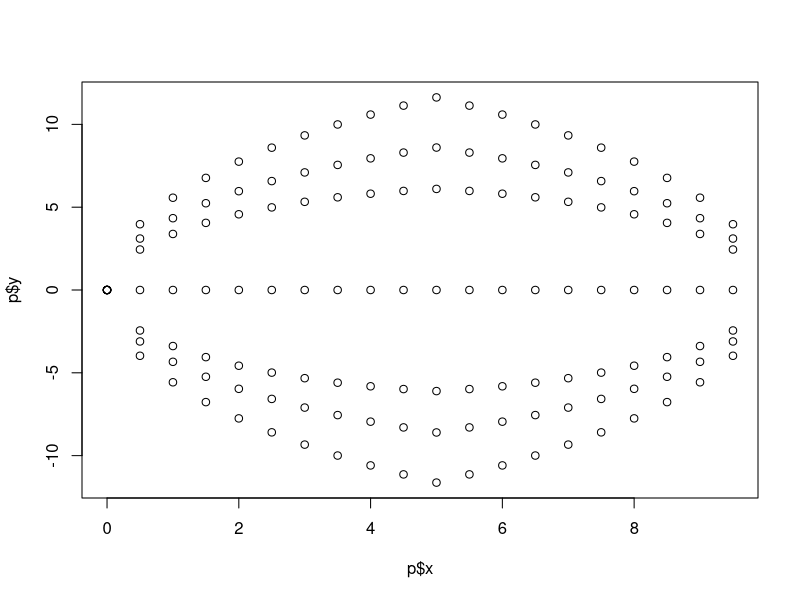
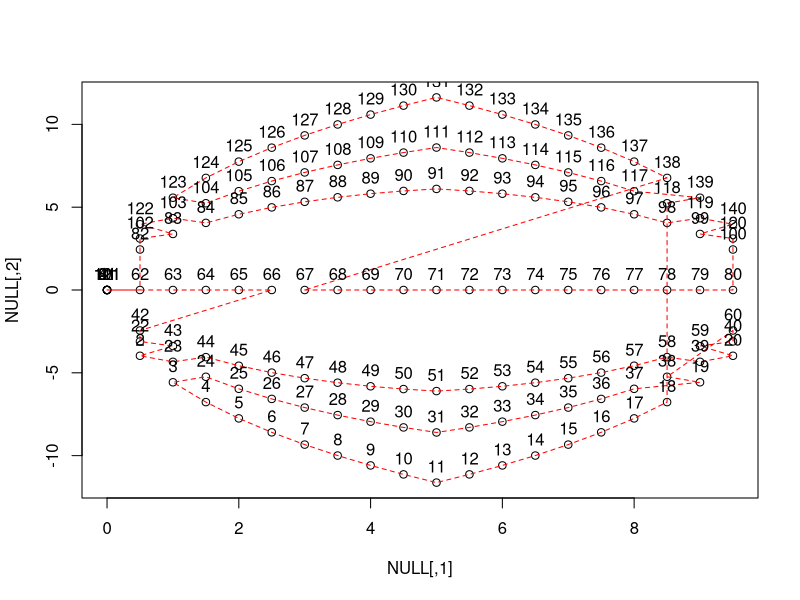
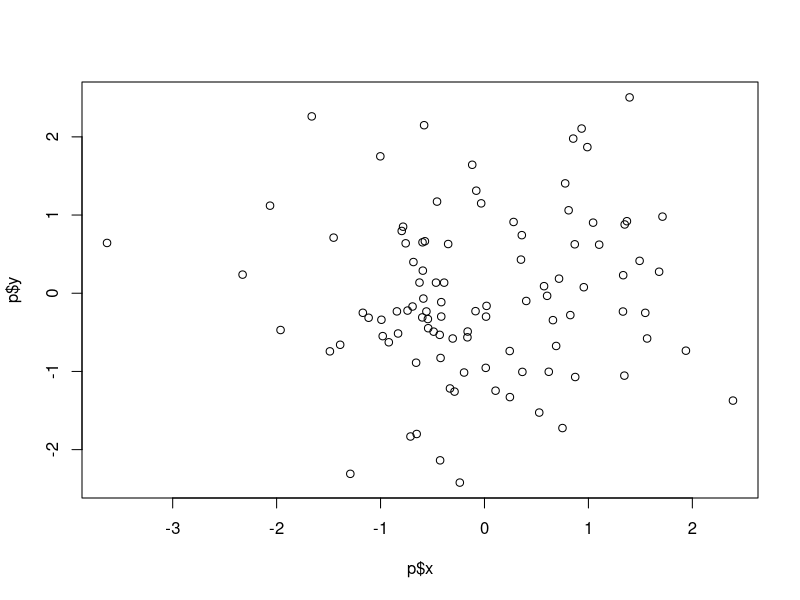
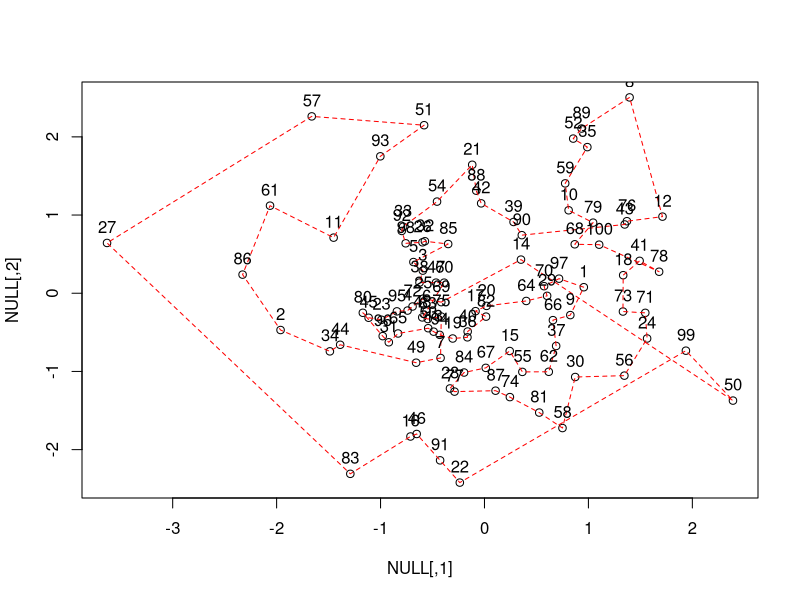
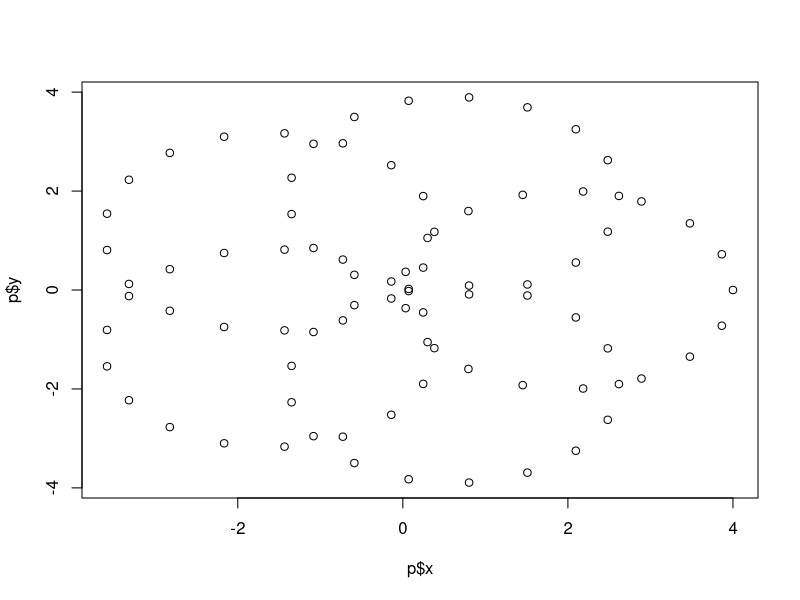
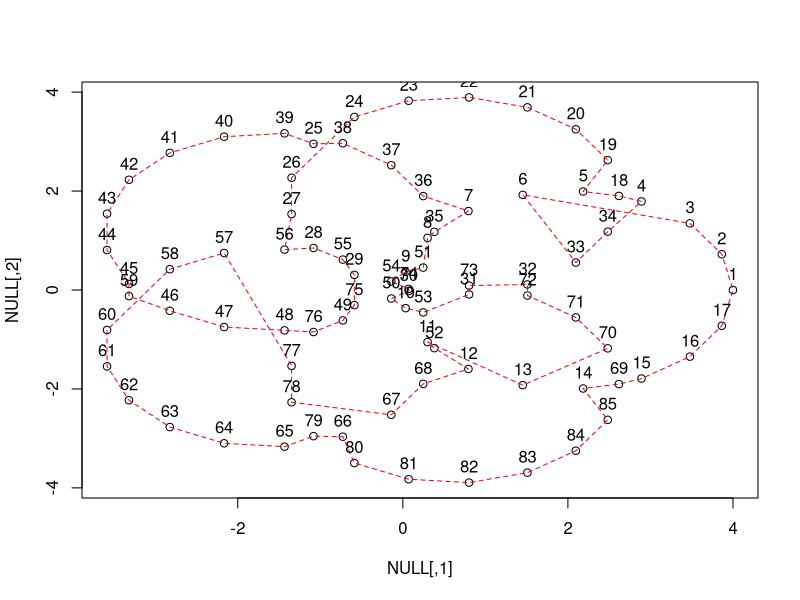
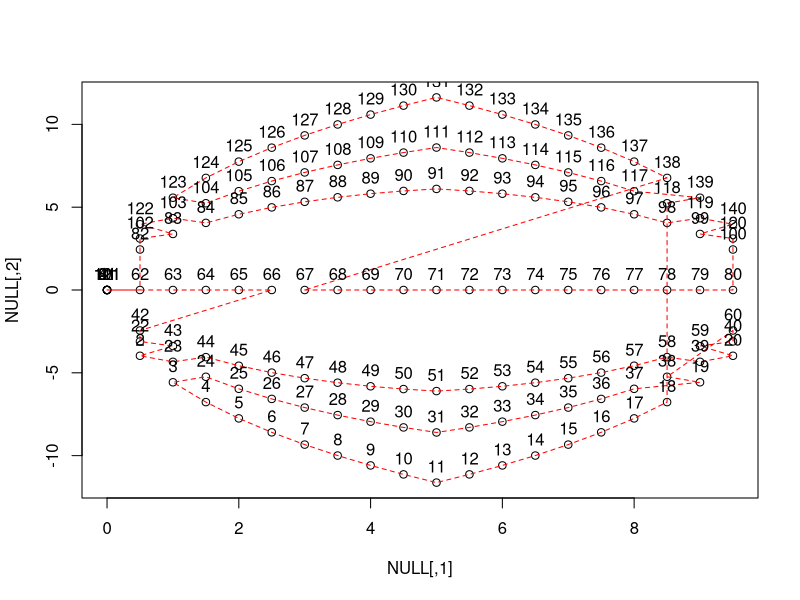

R code for these plots, in order:
########################
###
### Leonard Mada
### [the one and only]
###
### TSP Models
### Data Generators
###
### draft v.0.1c


###############
### History ###

### draft v.0.1c:
# - added overlapping circles;


####################
####################

### Generate Special Graphs for TSP

watermelon.gen = function(n, m, l, random=TRUE, d=3) {
	# n = number of points in a half-ellipse;
	# m = number of half-ellipses;
	r2 = l^2 / 4 # * m
	ellipse.f = function(id, x) {
		a = 2*id - m - 1
		if(a == 0) {
			return (rep(0,n));
		}
		a = a/m
		x.x = abs(x[,id] - l/2)
		return(sign(a)*sqrt(r2 - x.x^2 + d*(l/2 - x.x)*l*a^2))
	}
	if(random) {
		p.x = sapply(1:m, function(id) runif(n, 0, l))
	} else {
		# TODO: fix repeating (0, 0);
		p.x = matrix(rep( (0:(n-1)) * l/n, m), ncol=m)
	}
	p.y = sapply(1:m, ellipse.f, x=p.x)
	return(list("x"=p.x, "y"=p.y))
}

circles.int.gen = function(n, n.c, r=1) {
	# intersecting/overlapping circles
	central.th = (0:(n.c-1)) * 2*pi / n.c;
	circle.th = (0:(n-1)) * 2*pi / n;
	circle.f = function(theta, r, centre=c(0,0)) {
		x = r * cos(theta) + centre[1]	
		y = r * sin(theta) + centre[2]
		return(cbind(x, y))
	}
	circle.shift = function(id, base.circle, centre) {
		x = base.circle[1,] + centre[1, id];
		y = base.circle[2,] + centre[2, id];
		return(cbind(x, y));
	}
	# TODO: nicer code;
	circles.c = sapply(central.th, circle.f, r=r)
	circle.base = sapply(circle.th, circle.f, r=r)
	circles.pxy = sapply(1:ncol(circles.c), circle.shift, base.circle=circle.base, centre=circles.c)
	circles.pxy = list(
		x = as.vector(circles.pxy[1:n,]),
		y = as.vector(circles.pxy[-(1:n),]))
	# print(circles.pxy)
	return(circles.pxy)
}

rnorm2d.gen = function(n1, n2=n1, sd1=1, sd2=1) {
	len = n1*n2
	p.x = rnorm(len, sd=sd1)
	p.y = rnorm(len, sd=sd2)
	return(list("x"=p.x, "y"=p.y))
}

runif2d.gen = function(n1, n2=n1, max=2) {
	# max = 2 is more close to rnorm
	# alternative: max = 4*sd
	len = n1*n2
	p.x = runif(len, max=max)
	p.y = runif(len, max=max)
	return(list("x"=p.x, "y"=p.y))
}

find.base = function(m, middle=FALSE) {
	# m = matrix with coordinates of cities
	# only with non-random
	# TODO: more options
	if( ! middle) {
		isZero = m[,1] == 0 & m[,2] == 0
	} else {
		m0 = m[m[,2] == 0, 1]
		mid = m0[rank(m0) == round(length(m0)/2)]
		isZero = m[,2] == 0 & m[,1] == mid
	}
	id = match(TRUE, isZero)
	return(id)
}

###########################

# install.packages("TSP")

library(TSP)


setwd("/Math")


###########################

###
ell.n = 7
p = watermelon.gen(20, m=ell.n, 10, random=F)
plot(p$x, p$y)

cities = matrix(c(as.vector(p$x), as.vector(p$y)), ncol=2)
id = find.base(cities, middle=T)
id

### TSP data
etsp <- ETSP(cities)
etsp

### calculate a tour
# tour <- solve_TSP(etsp, method = "nn"
tour <- solve_TSP(etsp, method = "nn", control=list(start=id))
tour

tour_length(tour)
plot(etsp, tour, tour_col = "red")


SAVE_PNG = TRUE
if(SAVE_PNG) {
png(file="TSP.Watermelon.png")
	plot(etsp, tour, tour_col = "red")
dev.off()
}

# image(atsp, tour)


###########################

###
p = rnorm2d.gen(10)
# p = runif2d.gen(10)
plot(p$x, p$y)


cities = matrix(c(as.vector(p$x), as.vector(p$y)), ncol=2)

etsp <- ETSP(cities)
etsp

### calculate a tour
tour <- solve_TSP(etsp, method = "nn")
tour

tour_length(tour)
plot(etsp, tour, tour_col = "red")


#########################

### Overlapping Circles
p = circles.int.gen(17, 5, 2)
plot(p$x, p$y)


cities = matrix(c(as.vector(p$x), as.vector(p$y)), ncol=2)

etsp <- ETSP(cities)
etsp

### calculate a tour
tour <- solve_TSP(etsp, method = "nn")
tour

tour_length(tour)
plot(etsp, tour, tour_col = "red")


#######################

### Analysis
# TODO

# 1.) Phase Transitions in the data
# - How to measure phase transitions?
# 2.) Invariants, pseudo-Invariants
# - Higher Moments;
# - Higher "Moments" of Correlation;
# - other pseudo-invariants;
